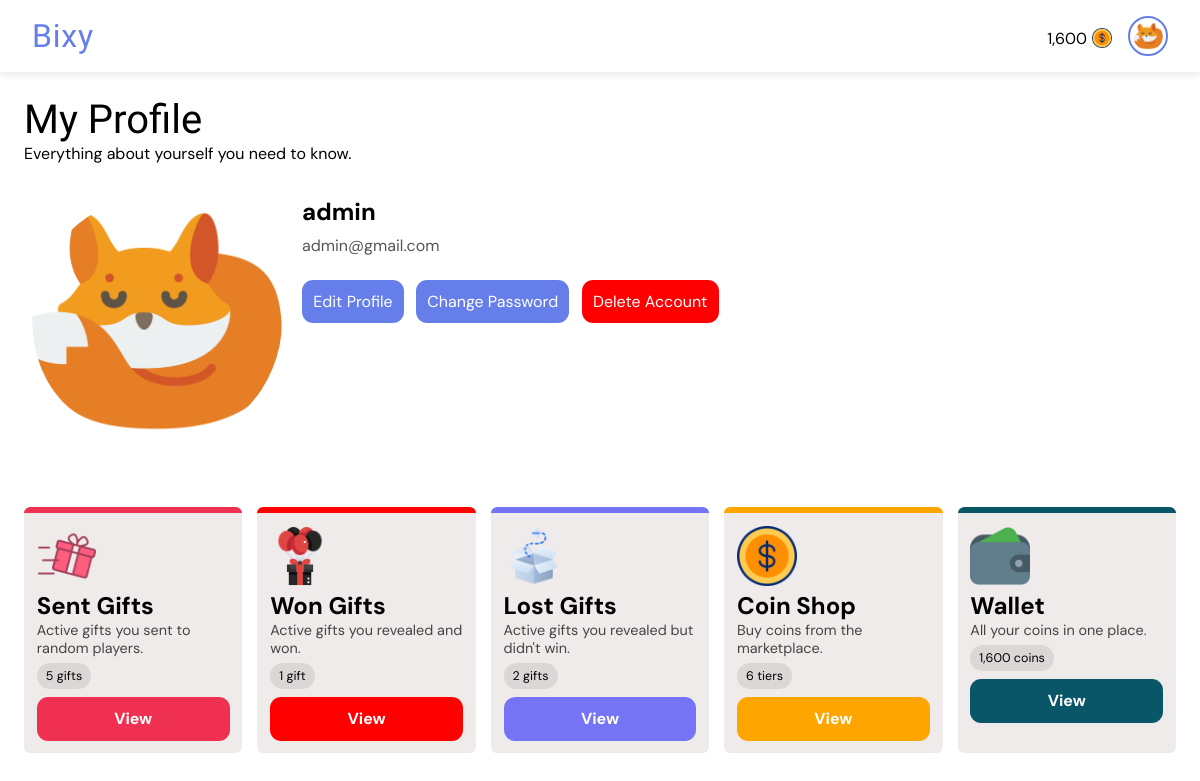
/profile/ (signed in), run on an earlier commit of the app's database.
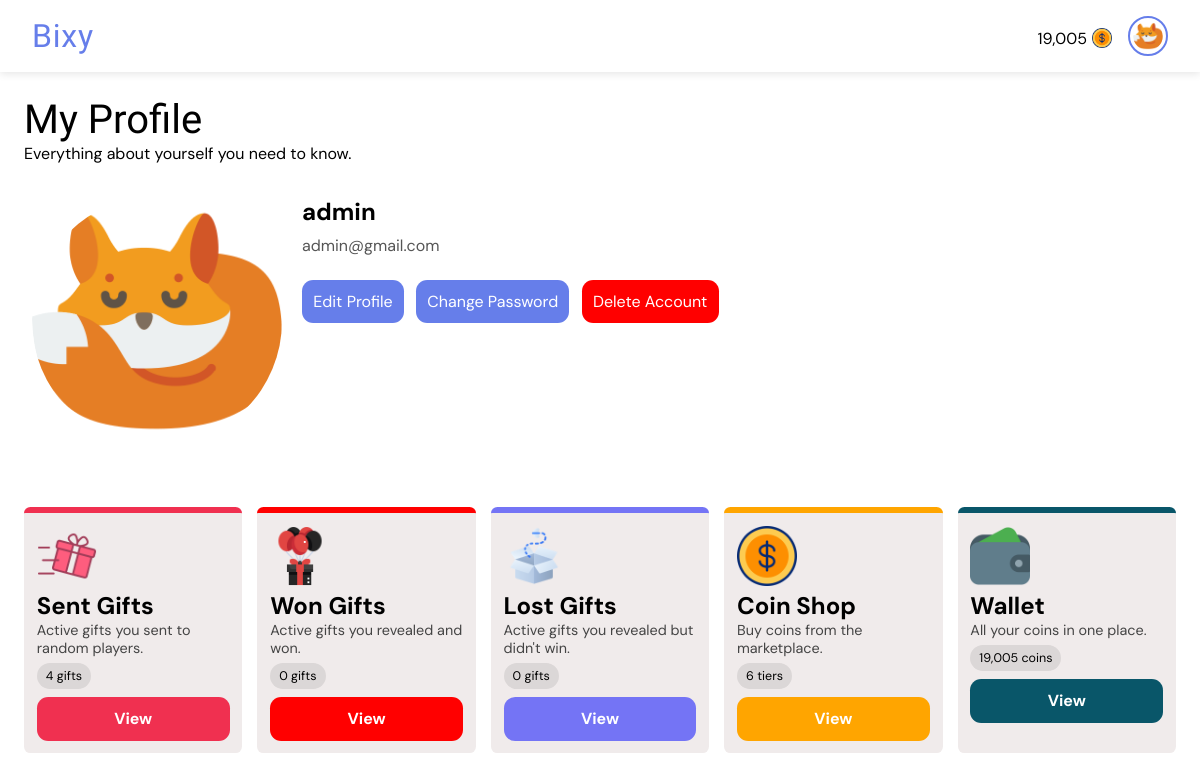
And on a later commit of the database.
### giftapp/models.py (models this page shows, shortened)
class User(AbstractUser):
    gender = models.CharField(max_length=6, choices=GENDERS, default=GENDERS[0][0])
    is_verified = models.BooleanField(default=False, help_text="If the user's email address is verified or not.")
    email = models.EmailField(unique=True, blank=False, null=False)
    coins = models.PositiveIntegerField(default=0)
    won_coins = models.PositiveIntegerField(default=0)
    keys = models.PositiveIntegerField(default=0)
    verify_code = models.CharField(max_length=255, null=True, blank=True)
    profile_pic = models.ForeignKey(ProfilePicture, on_delete=models.SET_NULL, related_name='owners', null=True)
    deactivated_at = models.DateTimeField(null=True, blank=True)
    def is_pending_deletion(self):
        return self.deactivated_at is not None

class ProfilePicture(models.Model):
    name = models.CharField(max_length=50, null=False, blank=False)
    image = models.ImageField(null=False, blank=False, upload_to='profile_pics')

### giftapp/views.py (the view)
# urls.py: path("profile/", views.profile, name="profile"),
@login_required
def profile(request):
    won = GiftTransaction.objects.filter(reveals=request.user, recipient=request.user).count()
    sent = GiftTransaction.objects.filter(gifter=request.user).count()
    lost = GiftTransaction.objects.filter(reveals=request.user).exclude(recipient=request.user).exclude(gifter=request.user).count()
    context = {
        "won": won,
        "sent": sent,
        "lost": lost,
    }
    return render(request, "profile.html", context)

### templates/profile.html (shortened to what this page needs)
<!DOCTYPE html>
<html lang="en">
<head>
    {% load static %}
    {% load humanize %}
    <link rel="stylesheet" href="{% static 'all_gifts.css' %}">
</head>
<body>
    <nav class="navbar">
        <div class="logo-container" onclick="window.location.href='/'" role="link" tabindex="0">
            <a href="{% url 'all_gifts' %}" class="logo-text">Bixy</a>
        </div>
        <div class="profile-section" id="profileSection">
            {% if request.user.is_authenticated %}
            <div class="cost">
                <p>{{ request.user.coins|intcomma }}</p>
                <img src="{% static 'gifts/dollar.png' %}" alt="Gift image">
            </div>
            <img src="{{ request.user.profile_pic.image.url }}" alt="Profile picture" class="profile-pic" />
            {% else %}
            <a href="{% url 'signin' %}" class="btn login">Login</a>
            <a href="{% url 'signup' %}" class="btn signup">Sign Up</a>
            {% endif %}
        </div>
    </nav>
    <main>
        <section>
            <div class="heading">
                <h1>My Profile</h1>
                <p>Everything about yourself you need to know.</p>
            </div>
            <div class="profile-container">
                <div class="profile-img">
                    <img src="{{ request.user.profile_pic.image.url }}" alt="Profile Picture">
                </div>
                <div class="profile-info">
                    <h2>{{ request.user.username }}</h2>
                    <p>{{ request.user.email }}</p>
                    <div class="profile-links">
                        <a href="{% url 'edit_profile' %}">Edit Profile</a>
                        <a href="{% url 'change_password' %}">Change Password</a>
                        {% if request.user.is_pending_deletion %}
                        <a href="{% url 'cancel_deletion' %}" style="background-color: #28a745;">Cancel Deletion</a>
                        {% else %}
                        <a href="{% url 'delete_account' %}" style="background-color: red;">Delete Account</a>
                        {% endif %}
                    </div>
                </div>
            </div>
            <div class="card-container">
                <div class="card prf">
                    <div class="prf-image">
                        <img src="{% static 'gifts/giftbox (1).png' %}" alt="Sent Gifts Image">
                    </div>
                    <h2>Sent Gifts</h2>
                    <p>Active gifts you sent to random players.</p>
                    <div class="tags">
                        <p class="tag">{{ sent|intcomma }} gift{{ sent|pluralize }}</p>
                    </div>
                    <a href="{% url 'sent_gifts' %}">View</a>
                </div>
                <div class="card prf">
                    <div class="prf-image">
                        <img src="{% static 'gifts/gift-box.png' %}" alt="Won Gifts Image">
                    </div>
                    <h2>Won Gifts</h2>
                    <p>Active gifts you revealed and won.</p>
                    <div class="tags">
                        <p class="tag">{{ won|intcomma }} gift{{ won|pluralize }}</p>
                    </div>
                    <a href="{% url 'won_gifts' %}">View</a>
                </div>
                <div class="card prf">
                    <div class="prf-image">
                        <img src="{% static 'gifts/empty-box.png' %}" alt="Lost Gifts Image">
                    </div>
                    <h2>Lost Gifts</h2>
                    <p>Active gifts you revealed but didn't win.</p>
                    <div class="tags">
                        <p class="tag">{{ lost|intcomma }} gift{{ lost|pluralize }}</p>
                    </div>
                    <a href="{% url 'lost_gifts' %}">View</a>
                </div>
                <div class="card prf">
                    <div class="prf-image">
                        <img src="{% static 'gifts/dollar.png' %}" alt="Coin Shop Image">
                    </div>
                    <h2>Coin Shop</h2>
                    <p>Buy coins from the marketplace.</p>
                    <div class="tags">
                        <p class="tag">6 tiers</p>
                    </div>
                    <a href="">View</a>
                </div>
                <div class="card prf">
                    <div class="prf-image">
                        <img src="{% static 'gifts/wallet.png' %}" alt="Wallet Image">
                    </div>
                    <h2>Wallet</h2>
                    <p>All your coins in one place.</p>
                    <div class="tags">
                        <p class="tag">{{ request.user.coins|intcomma }} coin{{request.user.coins|pluralize  }}</p>
                    </div>
                    <a href="">View</a>
                </div>
            </div>
        </section>
    </main>
</body>
</html>

### static/all_gifts.css (style rules this page uses)
* { margin: 0; padding: 0; box-sizing: border-box; font-family: "DM Sans", sans-serif; font-optical-sizing: auto; font-style: normal; }
html { font-size: 16px; }
:root { --background-color: white; --text-color: black; --button-color: #667eea; --link-color: #667eea; --card-background-color: rgb(240, 235, 235); --card-text-color: var(--text-color); --card-button-color: white; --tag-bg: #dbd7d7; --tag-text: black; }
body { background-color: var(--background-color); }
.navbar { display: flex; justify-content: space-between; align-items: center; padding: 1rem 2rem; background: white; box-shadow: 0 2px 8px rgba(0, 0, 0, 0.1); position: sticky; top: 0; z-index: 100; }
.logo-container { display: flex; align-items: center; cursor: pointer; user-select: none; }
.logo-text { font-weight: 700; font-size: 2rem; color: #667eea; line-height: 1; letter-spacing: .05rem; font-family: "Passion One", sans-serif; font-weight: 400; font-style: normal; text-decoration: none; }
.profile-section { display: flex; align-items: center; gap: 1rem; }
.profile-pic { width: 40px; height: 40px; border-radius: 50%; object-fit: cover; cursor: pointer; border: 2px solid #667eea; transition: box-shadow 0.3s ease; padding: .2rem; }
div.heading { padding: 1.5rem 1.5rem 0 1.5rem; }
div.heading h1 { font-family: "Passion One", sans-serif; font-weight: 400; font-style: normal; text-decoration: none; font-size: 2.5rem; }
div.card-container { display: flex; flex-wrap: wrap; gap: 15px; padding: 1.5rem; }
div.card { background-color: var(--card-background-color); color: var(--card-text-color); display: flex; flex-direction: column; align-items: center; padding: 1em; font-size: .8rem; border-radius: 1em; width: calc((100% - 60px) / 5); }
div.tags { display: flex; align-items: center; flex-wrap: wrap; gap: 8px; margin-top: .5em; }
p.tag { background-color: var(--tag-bg); color: var(--tag-text); padding: 5px 9px; border-radius: 15px; font-size: 12.5px; white-space: nowrap; }
div.card a { width: 100%; background-color: var(--link-color); color: var(--card-button-color); padding: .7rem; border: none; border-radius: .7em; font-size: 1rem; font-weight: bold; text-decoration: none; text-align: center; }
div.cost { display: flex; align-items: center; gap: 5px; justify-content: center; margin-top: .3rem; }
div.cost img { width: 20px !important; height: 20px !important; }
div.profile-container { display: flex; gap: 20px; padding: 2rem; }
.profile-img { flex-shrink: 0; }
.profile-img img { width: 250px; height: 250px ; border-radius: 50%; object-fit: cover; }
.profile-info { flex-grow: 1; }
.profile-info h2 { margin: 0 0 8px; }
.profile-info p { margin: 0 0 12px; color: #555; }
.profile-links { margin-top: 1rem; }
.profile-links a { margin: .5em .5em 0 0; background-color: var(--link-color); color: var(--card-button-color); padding: .7rem; border: none; border-radius: .7em; font-size: 1rem; text-decoration: none; text-align: center; display: inline-block; }
div.prf { align-items: flex-start; border-top: 6px solid #667eea; border-radius: .5em; }
div.prf:nth-of-type(1) { --card-color: rgb(240, 48, 80); border-top: 6px solid var(--card-color); }
div.prf:nth-of-type(2) { --card-color: red; border-top: 6px solid var(--card-color); }
div.prf:nth-of-type(3) { --card-color: rgb(116, 116, 245); border-top: 6px solid var(--card-color); }
div.prf:nth-of-type(4) { --card-color: orange; border-top: 6px solid var(--card-color); }
div.prf:nth-of-type(5) { --card-color: rgb(9, 86, 105); border-top: 6px solid var(--card-color); }
div.prf-image img { width: 100%; height: 60px; }
div.prf h2 { font-size: 1.5rem; }
div.prf p:not(.tag) { font-size: .9rem; color: #444; }
div.prf a { margin-top: .5rem; background-color: var(--card-color); }

What changed in the data, as far as the page shows it:
changed User "admin": user.coins "1,600" → "19,005"
Also different on the page:
{{ sent|intcomma }}: "5" → "4"
{{ won|intcomma }}: "1" → "0"
{{ lost|intcomma }}: "2" → "0"
